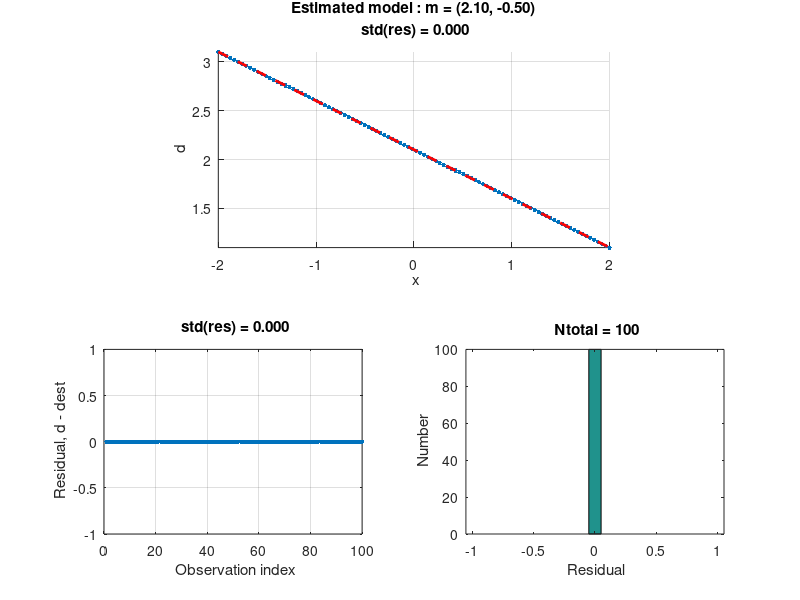
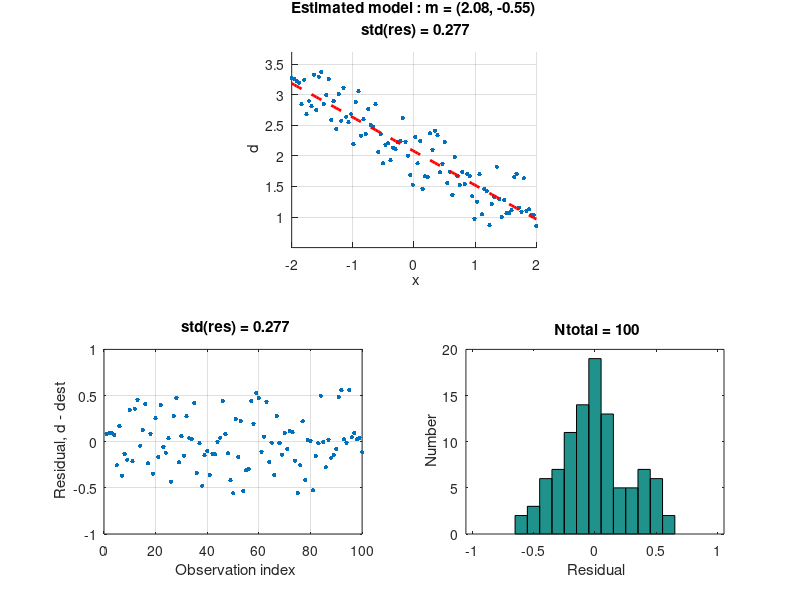
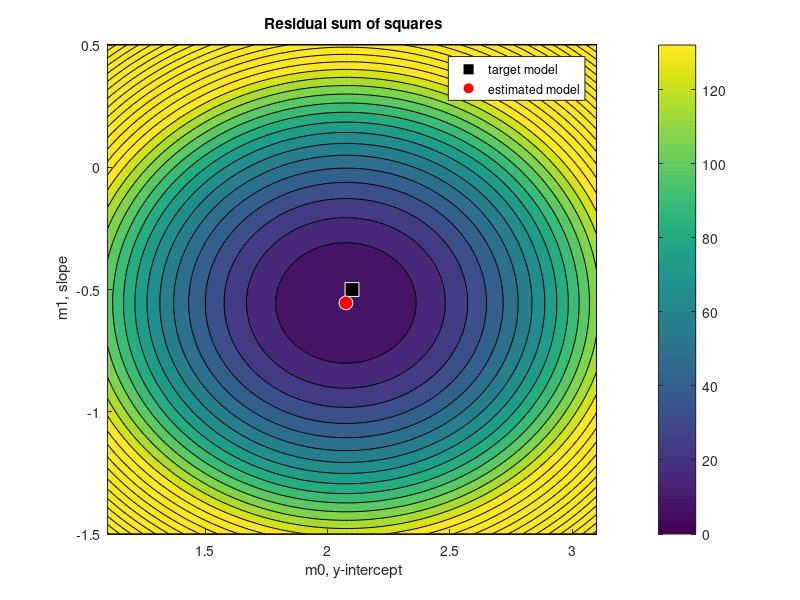

Write MATLAB code to recreate these figures, in order.
%
% least_squares.m
% Carl Tape, GEOS 694, Applied Seismology, Jan 2012
%
% This program introduces the least squares method for the example of
% fitting a line (i.e., a model with two parameters) to a set of scattered
% data.  We show three options for solving the problem, each which gives
% the same result. No regularization is needed (or used) in this example.
%

clear
close all
format long
format compact

%---------------------------

% USER PARAMETERS (CHANGE THESE)
n = 100;                % number of observations
sigvec = [0 0.3];       % standard deviations of added errors

% TARGET model vector (y-intercept, slope)
mtar = [2.1 -0.5]';
m = length(mtar);

% compute design matrix
x = linspace(-2,2,n)';  % input x-values
G = [ones(n,1) x];      % n by m design matrix
N = inv(G'*G)*G';       % m by n data resolution matrix
                        % (notice the matlab comment associated with inv)
                         
% display dimensions of these variables
whos

nsig = length(sigvec);
for kk = 1:nsig

    % generate errors -- these will be different for each run
    sigma = sigvec(kk);
    e = sigma * randn(n,1); % normally distributed random numbers
                            
    % generate target 'data'Jan
    d = G*mtar + e;
    
    % optional: add one big anomaly
    %d(1) = d(1) + 1000*sigma;

    % SOLVE: compute least squares solution, estimates, and estimated variance.
    % (We show three options for mest, each with the same result.)
    mest = G\d              % estimated model
    %mest = N*d;
    %mest = flipud(polyfit(x,d,1)')
    
    dest = G*mest;          % estimated predictions
    res = d - dest;         % residuals

    figure; msize = 10;
    stres = [' std(res) = ' sprintf('%.3f', std(res) )];

    subplot(2,1,1); hold on;
    plot(x,d,'.','markersize',msize);
    plot(x,dest,'r--','linewidth',2);
    xlabel(' x'); ylabel(' d');
    title({sprintf('Estimated model : m = (%.2f, %.2f)',mest(1),mest(2)), stres})
    grid on; axis equal;
    axis([min(x) max(x) min(G*mtar)-2*sigma max(G*mtar)+2*sigma]);

    subplot(2,2,3);
    plot(res,'.','markersize',msize); grid on; ylim([-1 1]);
    xlabel(' Observation index'); ylabel(' Residual, d - dest'); title(stres);

    subplot(2,2,4);
    edges = [-1.05:0.1:1.05]; [Nh,bin] = histc(res,edges);
    bar(edges,Nh,'histc'); xlim([min(edges) max(edges)]);
    xlabel(' Residual'); ylabel(' Number'); title([' Ntotal = ' num2str(n)]);

    %fontsize(11); orient tall, wysiwyg
end

%break

%---------------------------
% generate a plot showing the RSS as a function of model space
% note: this is the 'brute-force' approach to solving this problem

% search range, measured by the distance from the target model
m1_ran = 1;
m2_ran = 1;

% generate a fine grid for the misfit function;
% use the target model for the center of the grid
npts = 100;
m1_vec = linspace(mtar(1)-m1_ran, mtar(1)+m1_ran, npts);
m2_vec = linspace(mtar(2)-m2_ran, mtar(2)+m2_ran, npts);
[X,Y] = meshgrid(m1_vec,m2_vec);
[a,b] = size(X);
m1 = reshape(X,a*b,1);
m2 = reshape(Y,a*b,1);

% compute misfit function
G = [ones(n,1) x];
RSS = zeros(n,1);
for kk=1:a*b
    mtry = [m1(kk) m2(kk)]';    % a sample from model space
    dtry = G*mtry;              % predictions from the model
    res = d - dtry;             % residuals between data and predictions
    RSS(kk) = sum(res.*res);    % residual sum of squares
end
Z = reshape(RSS,a,b);           % reshape for plotting

% plot the misfit function
nc = 30;
figure; hold on;
contourf(X,Y,Z,nc); shading flat;
%scatter(m1,m2,6^2,RSS,'filled'); shading flat;
l1 = plot(mtar(1),mtar(2),'ws','markersize',10,'markerfacecolor','k');
l2 = plot(mest(1),mest(2),'wo','markersize',10,'markerfacecolor','r');
legend([l1,l2],'target model','estimated model');
axis equal, axis tight;
caxis([-1e-6 0.5*max(RSS)]); colorbar
xlabel(' m0, y-intercept');
ylabel(' m1, slope');
title(' Residual sum of squares');

%-------------------------

% generate a coarse grid for the gradient
npts = 10;
m1_vec = linspace(mtar(1)-m1_ran, mtar(1)+m1_ran, npts);
m2_vec = linspace(mtar(2)-m2_ran, mtar(2)+m2_ran, npts);
[X,Y] = meshgrid(m1_vec,m2_vec);
[a,b] = size(X);
ng = a*b;               % number of values in the coarse grid
m1 = reshape(X,ng,1);   % grid values of m1
m2 = reshape(Y,ng,1);   % grid values of m2

% Compute the gradient of the misfit function, gamma(m), then superimpose
% -gamma(m) on the F(m) plot by using the Matlab function quiver (type 'help quiver').
% TYPE YOUR CODE HERE

%==========================================================================
